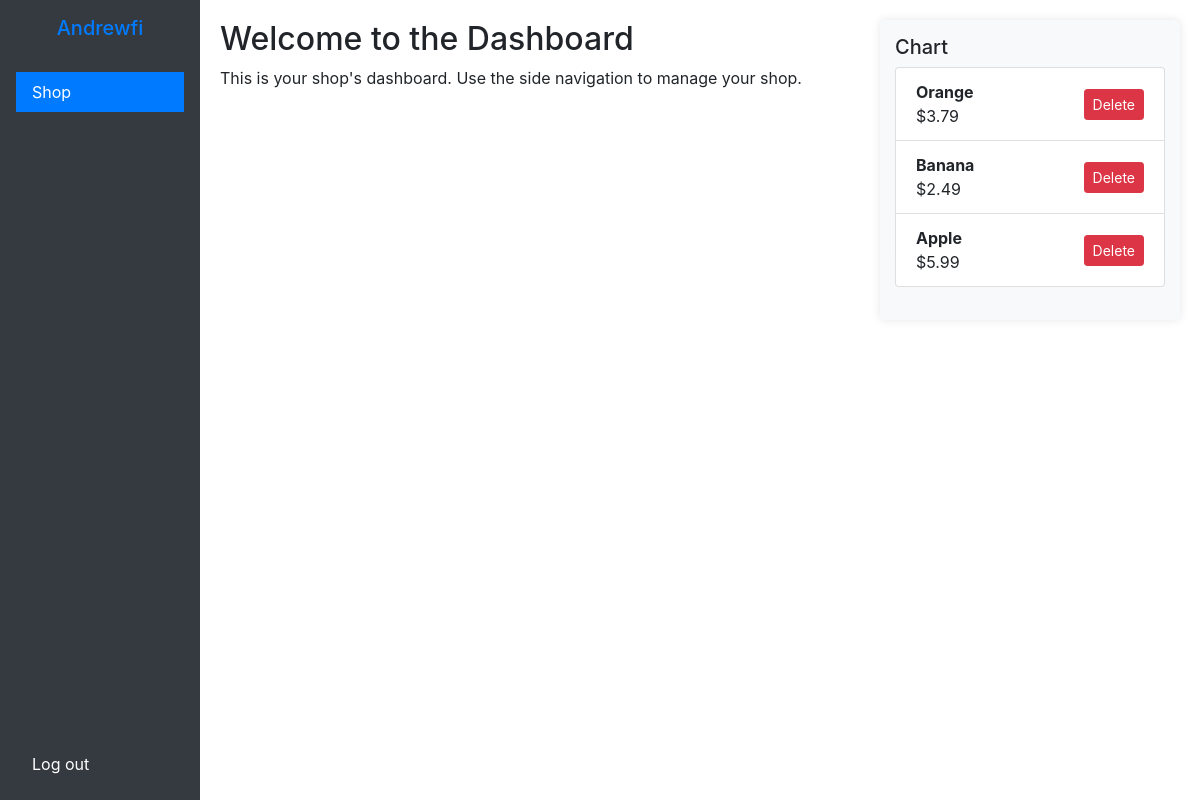
/dashboard.php (signed in), run on the app's committed database.
### tables this page shows
CREATE TABLE `user_chart` (
  `id` int(11) NOT NULL,
  `user_id` int(11) NOT NULL,
  `item_id` int(11) NOT NULL
);

CREATE TABLE `items` (
  `id` int(11) NOT NULL,
  `name` varchar(255) NOT NULL,
  `price` decimal(10,2) NOT NULL
);

### Dashboard/Chart/ChartContent.php (the view, shortened to what this page needs)
<?php
$user_id = intval($_SESSION['user_id']);
include "Database.php";
$sql = "SELECT user_chart.id, items.name, items.price
        FROM user_chart
        JOIN items ON user_chart.item_id = items.id
        WHERE user_chart.user_id = ?";
$stmt = $conn->prepare($sql);
$stmt->bind_param("i", $user_id);
$stmt->execute();
$result = $stmt->get_result();
?>
<div class="chart-container">
    <h5>Chart</h5>
    <div class="item-list">
        <?php if ($result->num_rows > 0): ?>
            <ul class="list-group">
                <?php while ($row = $result->fetch_assoc()): ?>
                    <li class="list-group-item d-flex justify-content-between align-items-center">
                        <div>
                            <strong><?php echo htmlspecialchars($row['name']); ?></strong><br>
                            <span>$<?php echo htmlspecialchars(number_format($row['price'], 2)); ?></span>
                        </div>
                        <form action="delete_from_chart.php" method="POST">
                            <button type="submit" class="btn btn-danger btn-sm">Delete</button>
                        </form>
                    </li>
                <?php endwhile; ?>
            </ul>
        <?php else: ?>
            <p>No items in your chart.</p>
        <?php endif; ?>
    </div>
</div>

### Template/Dashboard/DashboardHeader.php (style rules this page uses)
body { display: flex; height: 100vh; overflow: hidden; }
.chart-container { height: 300px; background-color: #f8f9fa; border-radius: 5px; box-shadow: 0px 0px 10px rgba(0, 0, 0, 0.1); padding: 15px; }

### data on the page
user_chart: item.name "Orange", item.price "3.79"
user_chart: item.name "Banana", item.price "2.49"
user_chart: item.name "Apple", item.price "5.99"

### other printed values
substr(htmlspecialchars($username), 0, 8) "Andrewfi"
